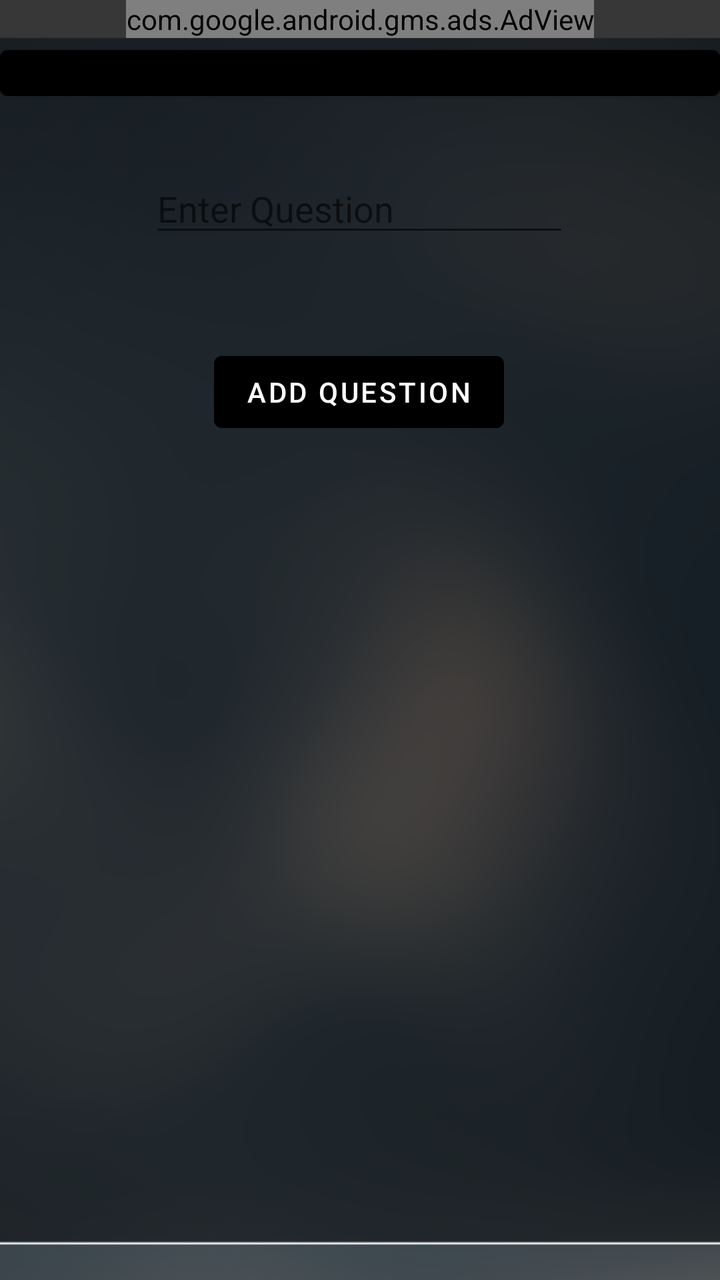
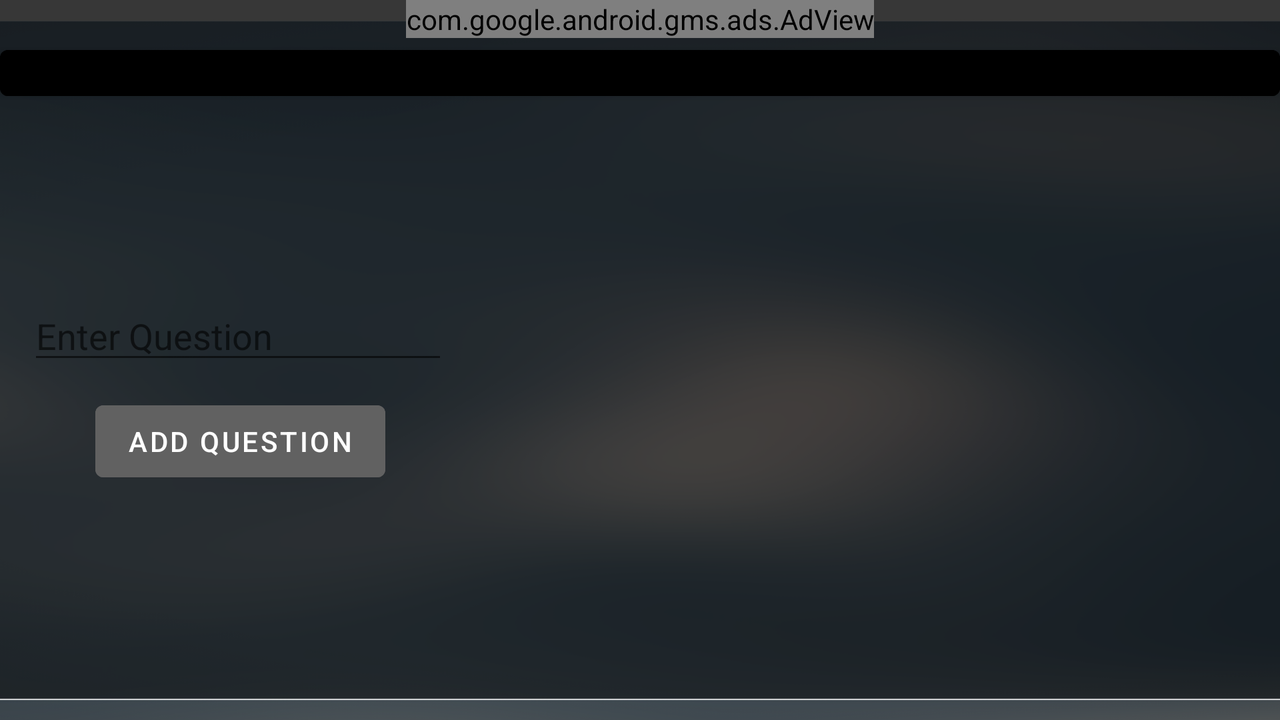

An Android layout and its configuration variant, each rendered on a device that would load it. The default file and the variant file are quoted in full after the pictures.
<!-- AndroidManifest.xml: application theme Theme.Hsbte -->
<!-- res/layout/activity_quemain.xml -->
<?xml version="1.0" encoding="utf-8"?>
<androidx.constraintlayout.widget.ConstraintLayout xmlns:android="http://schemas.android.com/apk/res/android"
    xmlns:app="http://schemas.android.com/apk/res-auto"
    xmlns:tools="http://schemas.android.com/tools"
    android:layout_width="match_parent"
    android:layout_height="match_parent"
    android:background="@drawable/bgbg"
    tools:context=".QueMain">

    <com.google.android.gms.ads.AdView
        android:id="@+id/adView2"
        android:layout_width="wrap_content"
        android:layout_height="wrap_content"
        android:layout_alignParentTop="true"
        android:layout_centerHorizontal="true"
        app:adSize="BANNER"
        app:adUnitId="ca-app-pub-9601906684931747/1532674291"
        app:layout_constraintEnd_toEndOf="parent"
        app:layout_constraintStart_toStartOf="parent"
        app:layout_constraintTop_toTopOf="parent"/>


    <Button
        android:id="@+id/nnn"
        android:layout_width="match_parent"
        android:layout_height="35dp"
        android:backgroundTint="@color/black"
        android:screenOrientation="portrait"
        app:layout_constraintEnd_toEndOf="parent"
        app:layout_constraintStart_toStartOf="parent"
        app:layout_constraintTop_toBottomOf="@+id/adView2"/>

    <LinearLayout
        android:layout_width="match_parent"
        android:layout_height="match_parent"
        android:gravity="bottom"
        android:layout_marginTop="250dp"
        android:orientation="vertical">



            <androidx.recyclerview.widget.RecyclerView
                android:id="@+id/userListt"
                android:layout_width="match_parent"
                android:layout_height="wrap_content"
                app:layout_constraintBottom_toBottomOf="parent"
                app:layout_constraintEnd_toEndOf="parent"
                app:layout_constraintStart_toStartOf="parent" />


    </LinearLayout>

    <Button
        android:id="@+id/addque"
        android:layout_width="wrap_content"
        android:layout_height="wrap_content"
        android:layout_marginTop="172dp"
        android:text="Add Question"
        android:backgroundTint="@color/black"
        app:layout_constraintEnd_toEndOf="parent"
        android:textColor="@color/white"
        app:layout_constraintHorizontal_bias="0.498"
        app:layout_constraintStart_toStartOf="parent"
        app:layout_constraintTop_toTopOf="parent" />

    <EditText
        android:id="@+id/newque"
        android:layout_width="wrap_content"
        android:layout_height="wrap_content"
        android:layout_marginTop="28dp"
        android:ems="10"
        android:hint="Enter Question"
        android:inputType="textPersonName"
        android:textColor="@color/white"
        app:layout_constraintEnd_toEndOf="parent"
        app:layout_constraintHorizontal_bias="0.497"
        app:layout_constraintStart_toStartOf="parent"
        app:layout_constraintTop_toBottomOf="@+id/nnn" />


</androidx.constraintlayout.widget.ConstraintLayout>
<!-- resources referenced by this layout -->
<resources>
  <!-- drawable bgbg: png bitmap (drawable, 127278 bytes) -->
  <style name="Theme.Hsbte" parent="Theme.MaterialComponents.DayNight.NoActionBar">
          
          <item name="colorPrimary">@color/purple_500</item>
          <item name="colorPrimaryVariant">@color/purple_700</item>
          <item name="colorOnPrimary">@color/white</item>
          
          <item name="colorSecondary">@color/teal_200</item>
          <item name="colorSecondaryVariant">@color/teal_700</item>
          <item name="colorOnSecondary">@color/black</item>
          
          <item name="android:statusBarColor" tools:targetApi="l">@color/black</item>
          
      </style>
</resources>
<!-- res/layout-land/activity_quemain.xml (the repository's variant of the layout above) -->
<!-- drawn on the phone turned sideways -->
<?xml version="1.0" encoding="utf-8"?>
<androidx.constraintlayout.widget.ConstraintLayout xmlns:android="http://schemas.android.com/apk/res/android"
    xmlns:app="http://schemas.android.com/apk/res-auto"
    xmlns:tools="http://schemas.android.com/tools"
    android:layout_width="match_parent"
    android:layout_height="match_parent"
    android:background="@drawable/bgbg"
    tools:context=".QueMain">

    <com.google.android.gms.ads.AdView
        android:id="@+id/adView2"
        android:layout_width="wrap_content"
        android:layout_height="wrap_content"
        android:layout_alignParentTop="true"
        android:layout_centerHorizontal="true"
        app:adSize="BANNER"
        app:adUnitId="ca-app-pub-9601906684931747/1532674291"
        app:layout_constraintEnd_toEndOf="@+id/nnn"
        app:layout_constraintStart_toStartOf="parent"
        app:layout_constraintTop_toTopOf="parent"/>


    <Button
        android:id="@+id/nnn"
        android:layout_width="match_parent"
        android:layout_height="35dp"
        android:backgroundTint="@color/black"
        android:screenOrientation="portrait"
        app:layout_constraintEnd_toEndOf="parent"
        app:layout_constraintStart_toStartOf="parent"
        app:layout_constraintTop_toBottomOf="@+id/adView2"/>

    <LinearLayout
        android:id="@+id/linearLayout4"
        android:layout_width="402dp"
        android:layout_height="wrap_content"
        android:gravity="right"
        android:orientation="vertical"
        app:layout_constraintBottom_toBottomOf="parent"
        app:layout_constraintEnd_toEndOf="parent"
        app:layout_constraintTop_toBottomOf="@+id/adView2">


        <androidx.recyclerview.widget.RecyclerView
            android:id="@+id/userListt"
            android:layout_width="400dp"
            android:layout_height="wrap_content"
            app:layout_constraintBottom_toBottomOf="parent"
            app:layout_constraintEnd_toEndOf="parent"
            app:layout_constraintStart_toStartOf="parent" />


    </LinearLayout>

    <Button
        android:id="@+id/addque"
        android:layout_width="wrap_content"
        android:layout_height="wrap_content"
        android:backgroundTint="#616161"
        android:text="Add Question"
        android:textColor="@color/white"
        app:layout_constraintBottom_toBottomOf="parent"
        app:layout_constraintEnd_toStartOf="@+id/linearLayout4"
        app:layout_constraintHorizontal_bias="0.513"
        app:layout_constraintStart_toStartOf="parent"
        app:layout_constraintTop_toTopOf="parent"
        app:layout_constraintVertical_bias="0.63" />

    <EditText
        android:id="@+id/newque"
        android:layout_width="wrap_content"
        android:layout_height="wrap_content"
        android:layout_marginTop="136dp"
        android:ems="10"
        android:hint="Enter Question"
        android:inputType="textPersonName"
        android:textColor="@color/white"
        app:layout_constraintBottom_toTopOf="@+id/addque"
        app:layout_constraintEnd_toStartOf="@+id/linearLayout4"
        app:layout_constraintHorizontal_bias="0.5"
        app:layout_constraintStart_toStartOf="parent"
        app:layout_constraintTop_toTopOf="parent" />


</androidx.constraintlayout.widget.ConstraintLayout>
